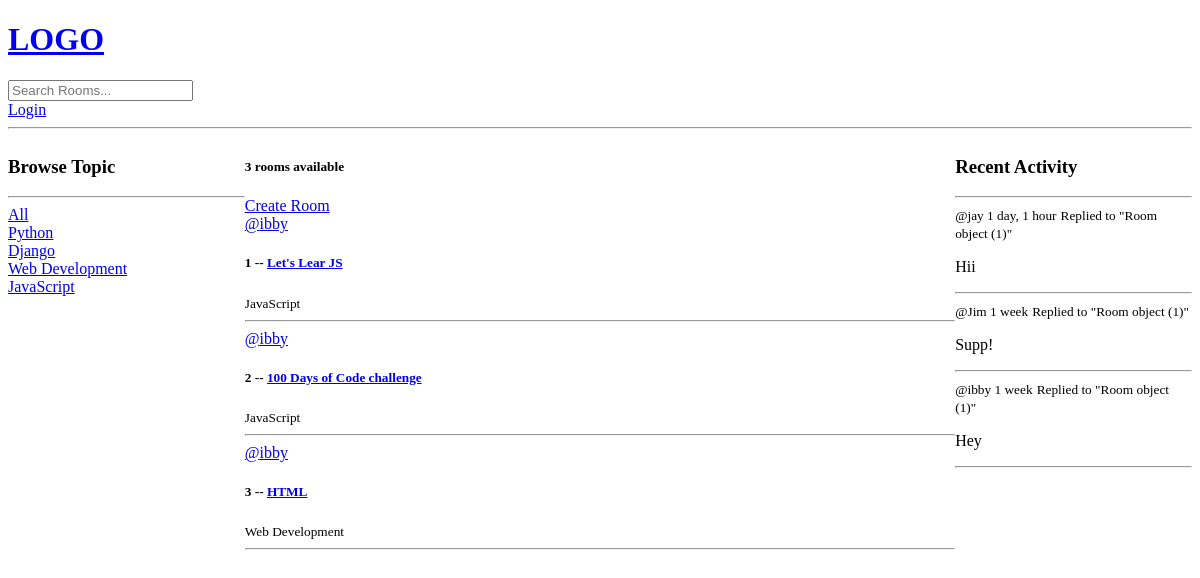
The app's page /, older data.
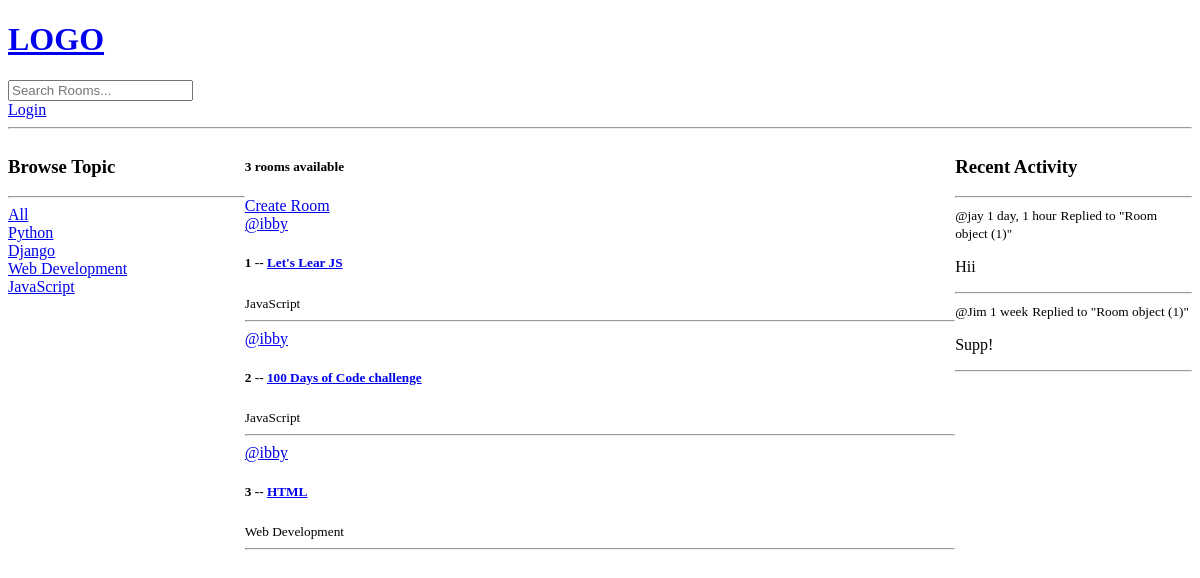
The same page, newer data.
### base/models.py (models this page shows, shortened)
class Topic(models.Model):
    name = models.CharField(max_length=200)

class Room(models.Model):
    host = models.ForeignKey(User, on_delete=models.SET_NULL, null=True)
    topic =  models.ForeignKey(Topic, on_delete=models.SET_NULL, null=True)
    name = models.CharField(max_length=200)
    description = models.TextField(null=True, blank =True)
    participants = models.ManyToManyField(User, related_name='participants', blank=True)
    updated = models.DateTimeField(auto_now=True)
    created = models.DateTimeField(auto_now_add=True)

class Message(models.Model):
    user = models.ForeignKey(User, on_delete=models.CASCADE)
    room = models.ForeignKey(Room, on_delete=models.CASCADE)
    body = models.TextField()
    updated = models.DateTimeField(auto_now=True)
    created = models.DateTimeField(auto_now_add=True)

### base/views.py (the view)
# urls.py: path('', views.home, name='home'),
def home(request):
   q = request.GET.get('q') if request.GET.get('q') != None else ''
   rooms = Room.objects.filter(Q(topic__name__icontains=q) |
                               Q(name__icontains=q) |
                               Q(description__icontains=q)
                               )
   topics = Topic.objects.all()
   room_count = rooms.count()
   room_messages = Message.objects.all().order_by('-created').filter(Q(room__topic__name__icontains=q))
   context = {'rooms': rooms, 'topics': topics, "room_count": room_count, "room_messages": room_messages}
   return render(request, 'base/home.html', context )

### base/templates/base/home.html (shortened to what this page needs)
{% extends 'main.html'%} {% block content%}
<div class="home-container">
  <div>
    {% include 'base/topics_component.html' %}
  </div>
  <div>
    <h5>{{room_count}} rooms available</h5>
    <a href="{% url 'create-room'%}">Create Room</a>
      {% include 'base/feed_component.html' %}
  </div>
  <div >
    {% include 'base/activity_component.html' %}
  </div>
</div>
{%endblock content%}

### base/templates/base/topics_component.html
    <h3>Browse Topic</h3>
    <hr />
    <div>
        <a href="{% url 'home' %}"">All</a>
      </div>
    {% for topic in topics %}
      <div>
        <a href="{% url 'home' %}?q={{topic.name}}">{{topic.name}}</a>
      </div>
    {% endfor %}

### base/templates/base/feed_component.html (shortened to what this page needs)
<div>
  {% for room in rooms %}
  <div>
    <a href="{% url 'user-profile' room.host.id %}">@{{room.host.username}}</a>
    <h5>{{room.id}} -- <a href="{% url 'room' room.id %}">{{room.name}}</a></h5>
    <small>{{room.topic.name}}</small>
    <hr />
  </div>
  {% endfor %}
</div>

### base/templates/base/activity_component.html (shortened to what this page needs)
<h3>Recent Activity</h3>
<hr />
{% for message in room_messages %}
<div>
  <small>@{{message.user}} {{message.created | timesince}}</small>
  <small>Replied to "{{message.room}}"</small>
  <p>{{message.body}}</p>
  <hr />
</div>
{% endfor %}

Row changes from the older to the newer data that the page shows:
removed Message: user "ibby", created "1 week", room "Room object (1)", body "Hey"
